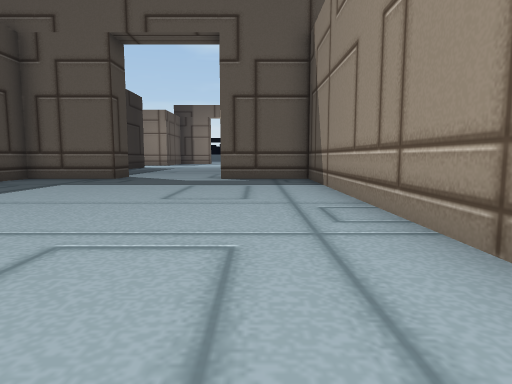
view 1 (above)

16 first-person views from a walk through a Unity game level. The camera is 0.62 m above the floor, tilts 6° down and sees 75° across. The floor is counted in squares, 1 m on a side. Each view is taken from the middle of a square. On the plan, view 1 faces up. The plan holds only what a view shows up to about 10 squares ahead; the rest is blank. The place goes on beyond the plan. Some animated figures are not drawn. Door leaves are left out, so doorways stand open.

view 2
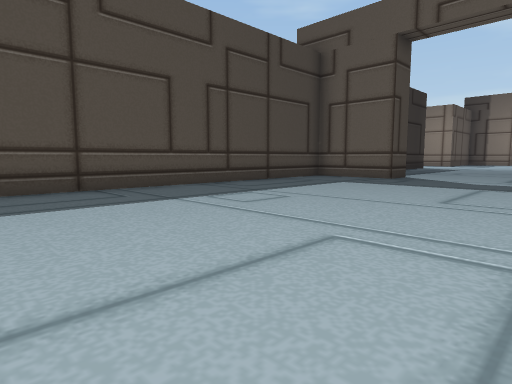

view 3
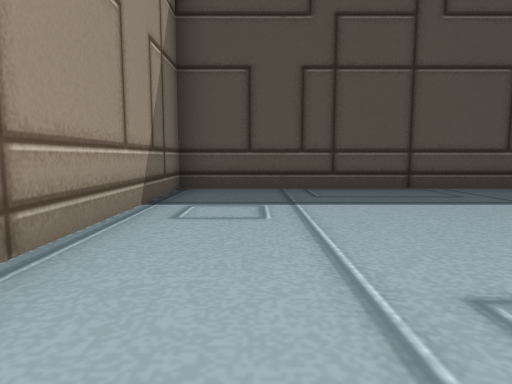

view 4
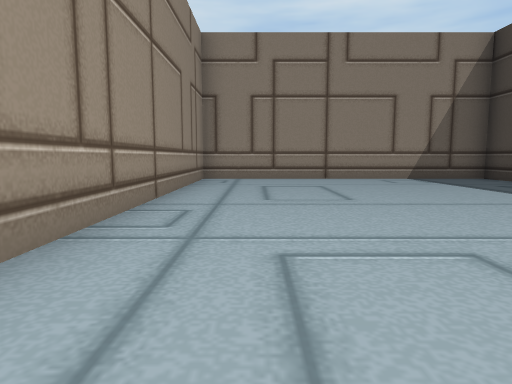

view 5
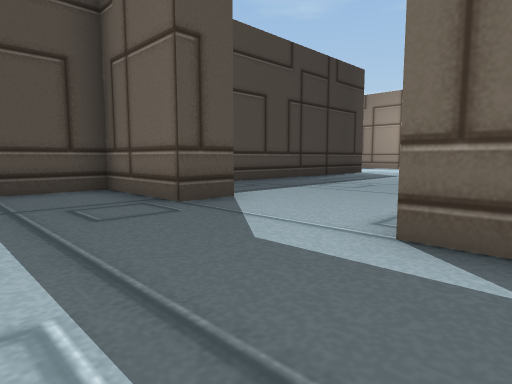

view 6
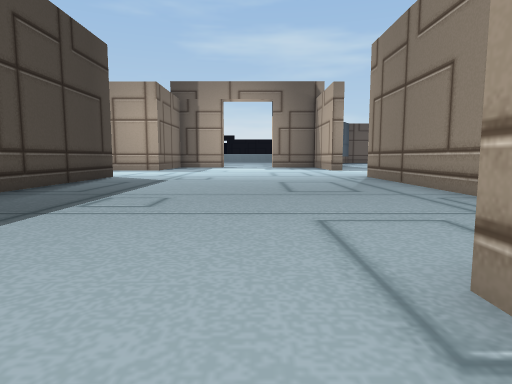

view 7
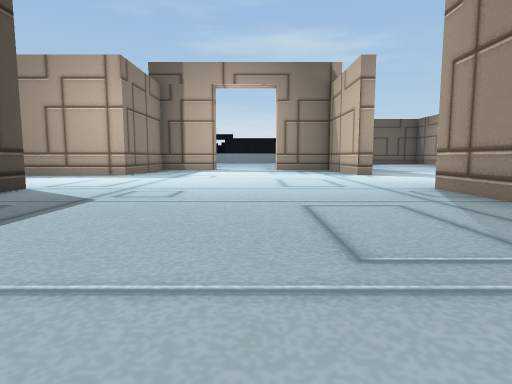

view 8
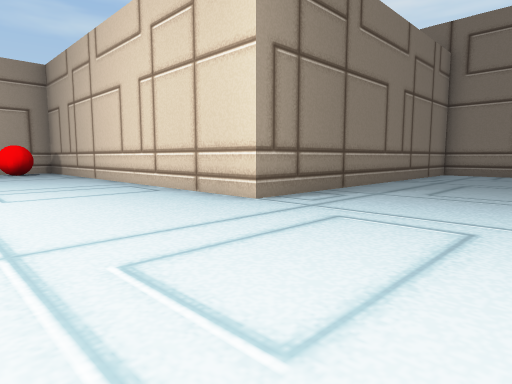

view 9
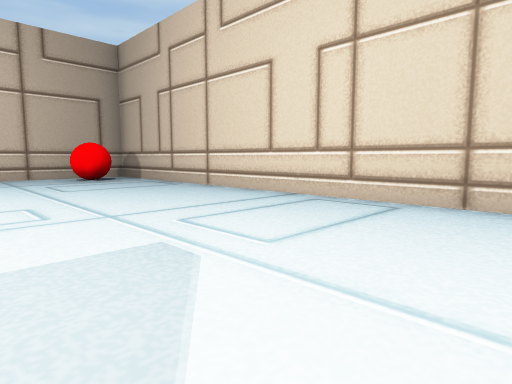

view 10
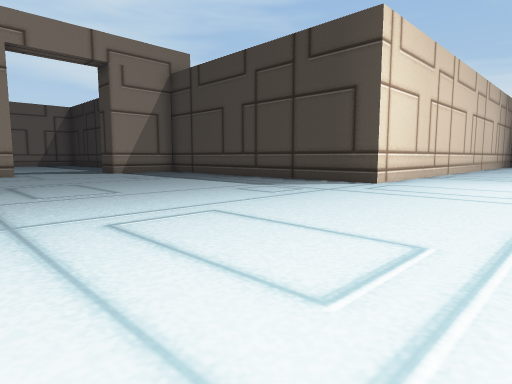

view 11
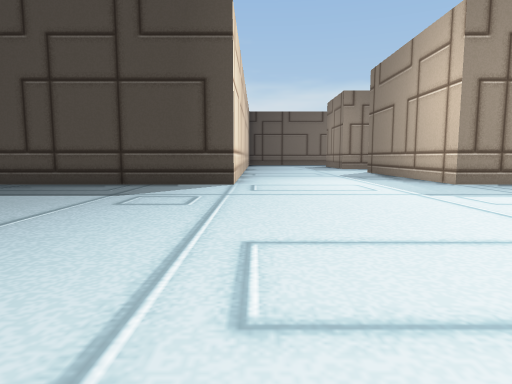

view 12
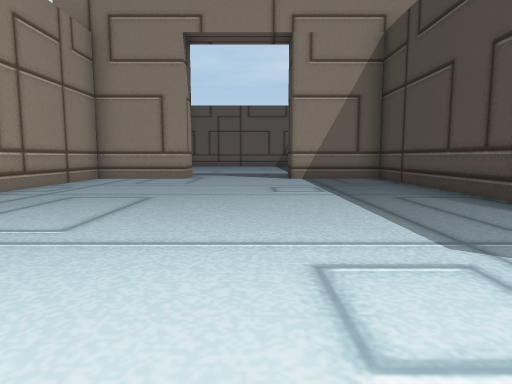

view 13
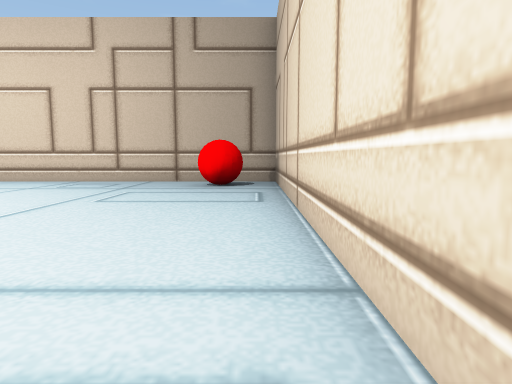

view 14
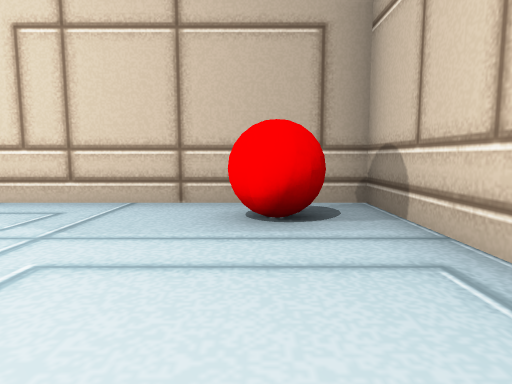

view 15
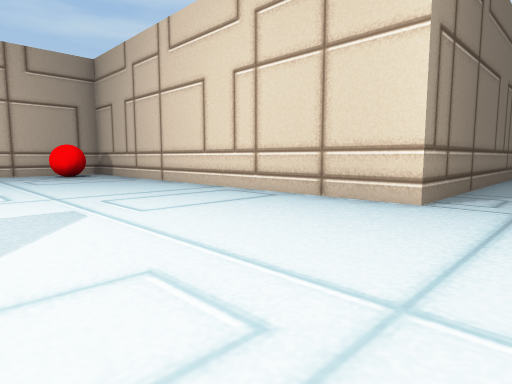

view 16
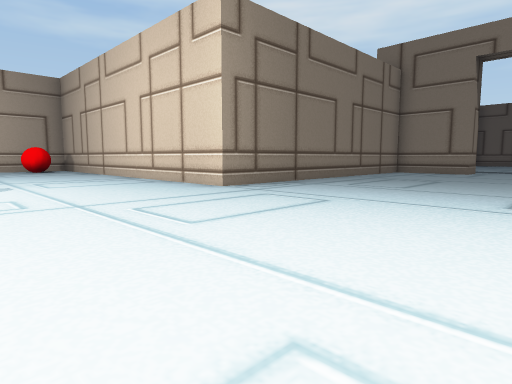

### Floor plan
Points are (right, up) in squares from view 1. A wall is a line through its corners. A room is listed if a view was taken in it or the views show most of it. See-through windows are left out.
Room 1 (views 1, 2, 3, 4, 5, 6)
walls: (-4, 9.5) (-6.5, 9.5) (-6.5, -2.5) (1.5, -2.5) (1.5, 9.5) (-1, 9.5)
ways out: open door at (-2.5, 10) to room 2
Room 2 (views 7, 8, 9, 10, 11, 12, 13, 14, 15, 16)
walls: (-1, 10.5) (1.5, 10.5) (1.5, 19.5) (12.5, 19.5) (12.5, 24.5); (-9.5, 19.5) (-6.5, 19.5) (-6.5, 10.5) (-4, 10.5)
ways out: open door at (-2.5, 10) to room 1
objects: red ball (11, 20) to (12, 21)

Where each view was taken, in squares from view 1:
view 1: 0 up, 0 right, facing up
view 2: 0 up, 0 right, facing up-left
view 3: 1 down, 0 right, facing left
view 4: 7 up, 0 right, facing down
view 5: 7 up, 0 right, facing up-left
view 6: 9 up, 2 left, facing up
view 7: 13 up, 2 left, facing up
view 8: 23 up, 2 left, facing down-right
view 9: 24 up, 2 right, facing down-right
view 10: 23 up, 1 right, facing down-left
view 11: 20 up, 1 right, facing left
view 12: 20 up, 3 left, facing down
view 13: 20 up, 4 right, facing right
view 14: 21 up, 8 right, facing right
view 15: 24 up, 0 right, facing down-right
view 16: 24 up, 4 left, facing down-right
